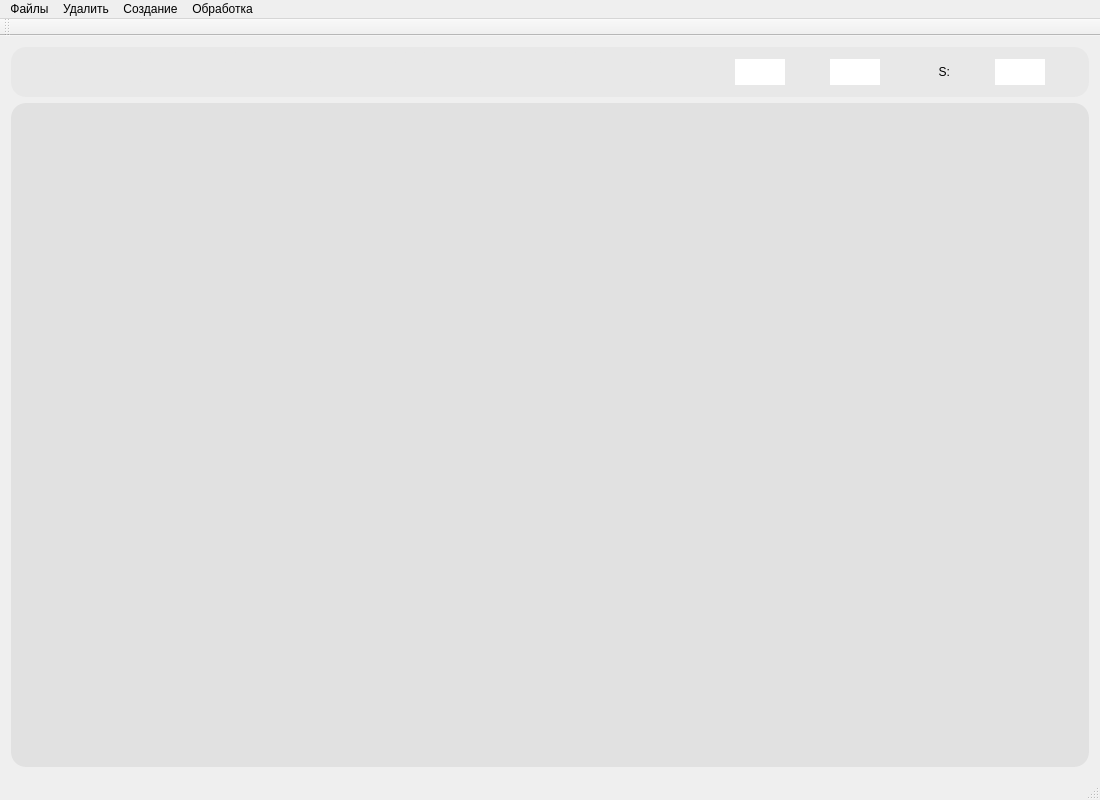
<?xml version="1.0" encoding="UTF-8"?>
<ui version="4.0">
 <class>MainWindow</class>
 <widget class="QMainWindow" name="MainWindow">
  <property name="geometry">
   <rect>
    <x>0</x>
    <y>0</y>
    <width>1100</width>
    <height>800</height>
   </rect>
  </property>
  <property name="minimumSize">
   <size>
    <width>900</width>
    <height>400</height>
   </size>
  </property>
  <property name="windowTitle">
   <string>Графический редактор графов (Graphical graph editor)</string>
  </property>
  <widget class="QWidget" name="centralWidget">
   <layout class="QVBoxLayout" name="verticalLayout_2" stretch="0,5">
    <item>
     <widget class="QWidget" name="horizontalWidget" native="true">
      <property name="minimumSize">
       <size>
        <width>0</width>
        <height>0</height>
       </size>
      </property>
      <property name="styleSheet">
       <string notr="true">background-color: rgb(232, 232, 232);
border-radius: 15px;</string>
      </property>
      <layout class="QHBoxLayout" name="horizontalLayout">
       <property name="leftMargin">
        <number>5</number>
       </property>
       <property name="topMargin">
        <number>5</number>
       </property>
       <property name="rightMargin">
        <number>5</number>
       </property>
       <property name="bottomMargin">
        <number>5</number>
       </property>
       <item>
        <widget class="QPushButton" name="saveButton">
         <property name="minimumSize">
          <size>
           <width>40</width>
           <height>40</height>
          </size>
         </property>
         <property name="maximumSize">
          <size>
           <width>40</width>
           <height>40</height>
          </size>
         </property>
         <property name="cursor">
          <cursorShape>PointingHandCursor</cursorShape>
         </property>
         <property name="toolTip">
          <string>&lt;html&gt;&lt;head/&gt;&lt;body style=&quot;background-color:white&quot;&gt;&lt;p style=&quot;background-color:white&quot;&gt;&lt;span style=&quot; font-size:9pt; font-weight:600;&quot;&gt;Сохранение графа в файл&lt;/span&gt;&lt;/p&gt;&lt;/body&gt;&lt;/html&gt;</string>
         </property>
         <property name="styleSheet">
          <string notr="true">image: url(:/icons/savef.png);</string>
         </property>
         <property name="text">
          <string/>
         </property>
        </widget>
       </item>
       <item>
        <widget class="QPushButton" name="pb_LengthOfEdges">
         <property name="minimumSize">
          <size>
           <width>40</width>
           <height>40</height>
          </size>
         </property>
         <property name="maximumSize">
          <size>
           <width>40</width>
           <height>40</height>
          </size>
         </property>
         <property name="cursor">
          <cursorShape>PointingHandCursor</cursorShape>
         </property>
         <property name="toolTip">
          <string>&lt;html&gt;&lt;head/&gt;&lt;body&gt;&lt;p style=&quot;background-color:white&quot;&gt;&lt;span style=&quot; font-size:9pt; font-weight:600;&quot;&gt;Показать список ребер&lt;/span&gt;&lt;/p&gt;&lt;/body&gt;&lt;/html&gt;</string>
         </property>
         <property name="styleSheet">
          <string notr="true">image: url(:/icons/edges.png);</string>
         </property>
         <property name="text">
          <string/>
         </property>
        </widget>
       </item>
       <item>
        <widget class="QPushButton" name="pb_CoordinatesOfAllNode">
         <property name="enabled">
          <bool>true</bool>
         </property>
         <property name="minimumSize">
          <size>
           <width>40</width>
           <height>40</height>
          </size>
         </property>
         <property name="maximumSize">
          <size>
           <width>40</width>
           <height>40</height>
          </size>
         </property>
         <property name="cursor">
          <cursorShape>PointingHandCursor</cursorShape>
         </property>
         <property name="toolTip">
          <string>&lt;html&gt;&lt;head/&gt;&lt;body&gt;&lt;p style=&quot;background-color:white&quot;&gt;&lt;span style=&quot; font-size:9pt; font-weight:600;&quot;&gt;Показать список вершин&lt;/span&gt;&lt;/p&gt;&lt;/body&gt;&lt;/html&gt;</string>
         </property>
         <property name="styleSheet">
          <string notr="true">image: url(:/icons/nodes.png);</string>
         </property>
         <property name="text">
          <string/>
         </property>
        </widget>
       </item>
       <item>
        <widget class="QPushButton" name="pb_DeleteSelectedNodes">
         <property name="minimumSize">
          <size>
           <width>40</width>
           <height>40</height>
          </size>
         </property>
         <property name="maximumSize">
          <size>
           <width>40</width>
           <height>40</height>
          </size>
         </property>
         <property name="cursor">
          <cursorShape>PointingHandCursor</cursorShape>
         </property>
         <property name="toolTip">
          <string>&lt;html&gt;&lt;head/&gt;&lt;body&gt;&lt;p style=&quot;background-color:white&quot;&gt;&lt;span style=&quot; font-size:9pt; font-weight:600;&quot;&gt;Удалить выделенные вершины&lt;/span&gt;&lt;/p&gt;&lt;/body&gt;&lt;/html&gt;</string>
         </property>
         <property name="styleSheet">
          <string notr="true">image: url(:/icons/delnode.png);</string>
         </property>
         <property name="text">
          <string/>
         </property>
        </widget>
       </item>
       <item>
        <widget class="QPushButton" name="pb_RemoveEdges">
         <property name="minimumSize">
          <size>
           <width>40</width>
           <height>40</height>
          </size>
         </property>
         <property name="maximumSize">
          <size>
           <width>40</width>
           <height>40</height>
          </size>
         </property>
         <property name="cursor">
          <cursorShape>PointingHandCursor</cursorShape>
         </property>
         <property name="toolTip">
          <string>&lt;html&gt;&lt;head/&gt;&lt;body&gt;&lt;p style=&quot;background-color:white&quot;&gt;&lt;span style=&quot; font-size:9pt; font-weight:600;&quot;&gt;Удалить ребра&lt;/span&gt;&lt;/p&gt;&lt;/body&gt;&lt;/html&gt;</string>
         </property>
         <property name="styleSheet">
          <string notr="true">image: url(:/icons/deledge.png);</string>
         </property>
         <property name="text">
          <string/>
         </property>
        </widget>
       </item>
       <item>
        <widget class="QPushButton" name="pb_ClearAll">
         <property name="sizePolicy">
          <sizepolicy hsizetype="Minimum" vsizetype="Fixed">
           <horstretch>40</horstretch>
           <verstretch>40</verstretch>
          </sizepolicy>
         </property>
         <property name="minimumSize">
          <size>
           <width>40</width>
           <height>40</height>
          </size>
         </property>
         <property name="maximumSize">
          <size>
           <width>40</width>
           <height>40</height>
          </size>
         </property>
         <property name="cursor">
          <cursorShape>PointingHandCursor</cursorShape>
         </property>
         <property name="toolTip">
          <string>&lt;html&gt;&lt;head/&gt;&lt;body&gt;&lt;p style=&quot;background-color:white&quot;&gt;&lt;span style=&quot; font-size:9pt; font-weight:600;&quot;&gt;Удалить все&lt;/span&gt;&lt;/p&gt;&lt;/body&gt;&lt;/html&gt;</string>
         </property>
         <property name="styleSheet">
          <string notr="true">image: url(:/icons/dellall.png);</string>
         </property>
         <property name="text">
          <string/>
         </property>
        </widget>
       </item>
       <item>
        <widget class="QPushButton" name="pb_CreateNode">
         <property name="minimumSize">
          <size>
           <width>40</width>
           <height>40</height>
          </size>
         </property>
         <property name="maximumSize">
          <size>
           <width>40</width>
           <height>40</height>
          </size>
         </property>
         <property name="cursor">
          <cursorShape>PointingHandCursor</cursorShape>
         </property>
         <property name="toolTip">
          <string>&lt;html&gt;&lt;head/&gt;&lt;body&gt;&lt;p style=&quot;background-color:white&quot;&gt;&lt;span style=&quot; font-size:9pt; font-weight:600;&quot;&gt;Добавить вершину&lt;/span&gt;&lt;/p&gt;&lt;/body&gt;&lt;/html&gt;</string>
         </property>
         <property name="styleSheet">
          <string notr="true">image: url(:/icons/addnode.png);</string>
         </property>
         <property name="text">
          <string/>
         </property>
        </widget>
       </item>
       <item>
        <widget class="QPushButton" name="pb_CreateEdge">
         <property name="minimumSize">
          <size>
           <width>40</width>
           <height>40</height>
          </size>
         </property>
         <property name="maximumSize">
          <size>
           <width>40</width>
           <height>40</height>
          </size>
         </property>
         <property name="cursor">
          <cursorShape>PointingHandCursor</cursorShape>
         </property>
         <property name="toolTip">
          <string>&lt;html&gt;&lt;head/&gt;&lt;body&gt;&lt;p style=&quot;background-color:white&quot;&gt;&lt;span style=&quot; font-size:9pt; font-weight:600;&quot;&gt;Добавить ребро между двумя указанными вершинами&lt;/span&gt;&lt;/p&gt;&lt;/body&gt;&lt;/html&gt;</string>
         </property>
         <property name="styleSheet">
          <string notr="true">image: url(:/icons/addedge.png);</string>
         </property>
         <property name="text">
          <string/>
         </property>
        </widget>
       </item>
       <item>
        <widget class="QLineEdit" name="lineEdit_Source">
         <property name="minimumSize">
          <size>
           <width>40</width>
           <height>0</height>
          </size>
         </property>
         <property name="maximumSize">
          <size>
           <width>50</width>
           <height>16777215</height>
          </size>
         </property>
         <property name="toolTip">
          <string>&lt;html&gt;&lt;head/&gt;&lt;body&gt;&lt;p&gt;Начало дуги&lt;/p&gt;&lt;/body&gt;&lt;/html&gt;</string>
         </property>
         <property name="styleSheet">
          <string notr="true">background-color: rgb(255, 255, 255);
border-radius: 15px;
padding: 5px;</string>
         </property>
         <property name="text">
          <string/>
         </property>
        </widget>
       </item>
       <item>
        <widget class="QLineEdit" name="lineEdit_Dest">
         <property name="minimumSize">
          <size>
           <width>40</width>
           <height>0</height>
          </size>
         </property>
         <property name="maximumSize">
          <size>
           <width>50</width>
           <height>16777215</height>
          </size>
         </property>
         <property name="toolTip">
          <string>&lt;html&gt;&lt;head/&gt;&lt;body&gt;&lt;p&gt;конец дуги&lt;/p&gt;&lt;/body&gt;&lt;/html&gt;</string>
         </property>
         <property name="styleSheet">
          <string notr="true">background-color: rgb(255, 255, 255);
border-radius: 15px;
padding: 5px;</string>
         </property>
        </widget>
       </item>
       <item>
        <widget class="QLabel" name="label_2">
         <property name="minimumSize">
          <size>
           <width>25</width>
           <height>25</height>
          </size>
         </property>
         <property name="maximumSize">
          <size>
           <width>25</width>
           <height>25</height>
          </size>
         </property>
         <property name="toolTip">
          <string>&lt;html&gt;&lt;head/&gt;&lt;body&gt;&lt;p style=&quot;background-color:white&quot;&gt;&lt;span style=&quot; font-size:9pt; font-weight:600;&quot;&gt;Номер начальной вершины&lt;/span&gt;&lt;/p&gt;&lt;/body&gt;&lt;/html&gt;</string>
         </property>
         <property name="styleSheet">
          <string notr="true">font: 75 9pt &quot;MS Shell Dlg 2&quot;;
color: rgb(0, 0, 0);</string>
         </property>
         <property name="text">
          <string>S:</string>
         </property>
         <property name="alignment">
          <set>Qt::AlignRight|Qt::AlignTrailing|Qt::AlignVCenter</set>
         </property>
        </widget>
       </item>
       <item>
        <widget class="QLineEdit" name="lineEdit_AlgSource">
         <property name="minimumSize">
          <size>
           <width>40</width>
           <height>0</height>
          </size>
         </property>
         <property name="maximumSize">
          <size>
           <width>50</width>
           <height>16777215</height>
          </size>
         </property>
         <property name="styleSheet">
          <string notr="true">background-color: rgb(255, 255, 255);
border-radius: 15px;
padding: 5px;</string>
         </property>
        </widget>
       </item>
      </layout>
     </widget>
    </item>
    <item>
     <widget class="QWidget" name="horizontalWidget" native="true">
      <property name="styleSheet">
       <string notr="true">border-radius: 15px;
background-color: rgb(225, 225, 225);</string>
      </property>
      <layout class="QHBoxLayout" name="horizontalLayout_3" stretch="0,0">
       <item>
        <widget class="QTextBrowser" name="textBrowser">
         <property name="sizePolicy">
          <sizepolicy hsizetype="Expanding" vsizetype="Expanding">
           <horstretch>0</horstretch>
           <verstretch>0</verstretch>
          </sizepolicy>
         </property>
         <property name="maximumSize">
          <size>
           <width>300</width>
           <height>16777215</height>
          </size>
         </property>
         <property name="styleSheet">
          <string notr="true"/>
         </property>
         <property name="html">
          <string>&lt;!DOCTYPE HTML PUBLIC &quot;-//W3C//DTD HTML 4.0//EN&quot; &quot;http://www.w3.org/TR/REC-html40/strict.dtd&quot;&gt;
&lt;html&gt;&lt;head&gt;&lt;meta name=&quot;qrichtext&quot; content=&quot;1&quot; /&gt;&lt;style type=&quot;text/css&quot;&gt;
p, li { white-space: pre-wrap; }
&lt;/style&gt;&lt;/head&gt;&lt;body style=&quot; font-family:'MS Shell Dlg 2'; font-size:7.8pt; font-weight:400; font-style:normal;&quot;&gt;
&lt;p style=&quot;-qt-paragraph-type:empty; margin-top:0px; margin-bottom:0px; margin-left:0px; margin-right:0px; -qt-block-indent:0; text-indent:0px;&quot;&gt;&lt;br /&gt;&lt;/p&gt;&lt;/body&gt;&lt;/html&gt;</string>
         </property>
        </widget>
       </item>
       <item>
        <widget class="GraphWidget" name="graphicsView">
         <property name="styleSheet">
          <string notr="true"/>
         </property>
        </widget>
       </item>
      </layout>
     </widget>
    </item>
   </layout>
  </widget>
  <widget class="QToolBar" name="mainToolBar">
   <attribute name="toolBarArea">
    <enum>TopToolBarArea</enum>
   </attribute>
   <attribute name="toolBarBreak">
    <bool>false</bool>
   </attribute>
  </widget>
  <widget class="QStatusBar" name="statusBar"/>
  <widget class="QMenuBar" name="menuBar">
   <property name="geometry">
    <rect>
     <x>0</x>
     <y>0</y>
     <width>1100</width>
     <height>25</height>
    </rect>
   </property>
   <widget class="QMenu" name="menuFile">
    <property name="title">
     <string>Файлы</string>
    </property>
    <addaction name="action_Open_file"/>
    <addaction name="action_Save_File"/>
    <addaction name="actionMenuFileExit"/>
   </widget>
   <widget class="QMenu" name="menuItems">
    <property name="title">
     <string>Удалить</string>
    </property>
    <addaction name="actionDeleteItem"/>
    <addaction name="action_delEdge"/>
    <addaction name="action_clear_all"/>
   </widget>
   <widget class="QMenu" name="menu_2">
    <property name="title">
     <string>Создание</string>
    </property>
    <addaction name="action_createNode"/>
    <addaction name="action_createEdge"/>
   </widget>
   <widget class="QMenu" name="menu_3">
    <property name="title">
     <string>Обработка</string>
    </property>
    <addaction name="action_Algoritm"/>
   </widget>
   <addaction name="menuFile"/>
   <addaction name="menuItems"/>
   <addaction name="menu_2"/>
   <addaction name="menu_3"/>
  </widget>
  <action name="actionMenuFileExit">
   <property name="text">
    <string>Выход</string>
   </property>
  </action>
  <action name="actionDeleteItem">
   <property name="text">
    <string>Удалить выделенные вершины</string>
   </property>
  </action>
  <action name="action">
   <property name="text">
    <string>Помощь</string>
   </property>
  </action>
  <action name="action_Open_file">
   <property name="text">
    <string>Открыть файл</string>
   </property>
  </action>
  <action name="action_Save_File">
   <property name="text">
    <string>Сохранить файл</string>
   </property>
  </action>
  <action name="action_createNode">
   <property name="text">
    <string>Создать  вершину</string>
   </property>
  </action>
  <action name="action_createEdge">
   <property name="text">
    <string>Создать дугу</string>
   </property>
  </action>
  <action name="action_delEdge">
   <property name="text">
    <string>Удалить рёбра</string>
   </property>
  </action>
  <action name="action_clear_all">
   <property name="text">
    <string>Очистить всё</string>
   </property>
  </action>
  <action name="action_Algoritm">
   <property name="text">
    <string>Алгоритм</string>
   </property>
  </action>
  <action name="action_About">
   <property name="text">
    <string>О программе</string>
   </property>
  </action>
 </widget>
 <layoutdefault spacing="6" margin="11"/>
 <customwidgets>
  <customwidget>
   <class>GraphWidget</class>
   <extends>QGraphicsView</extends>
   <header>graphwidget.h</header>
  </customwidget>
 </customwidgets>
 <resources/>
 <connections/>
</ui>
